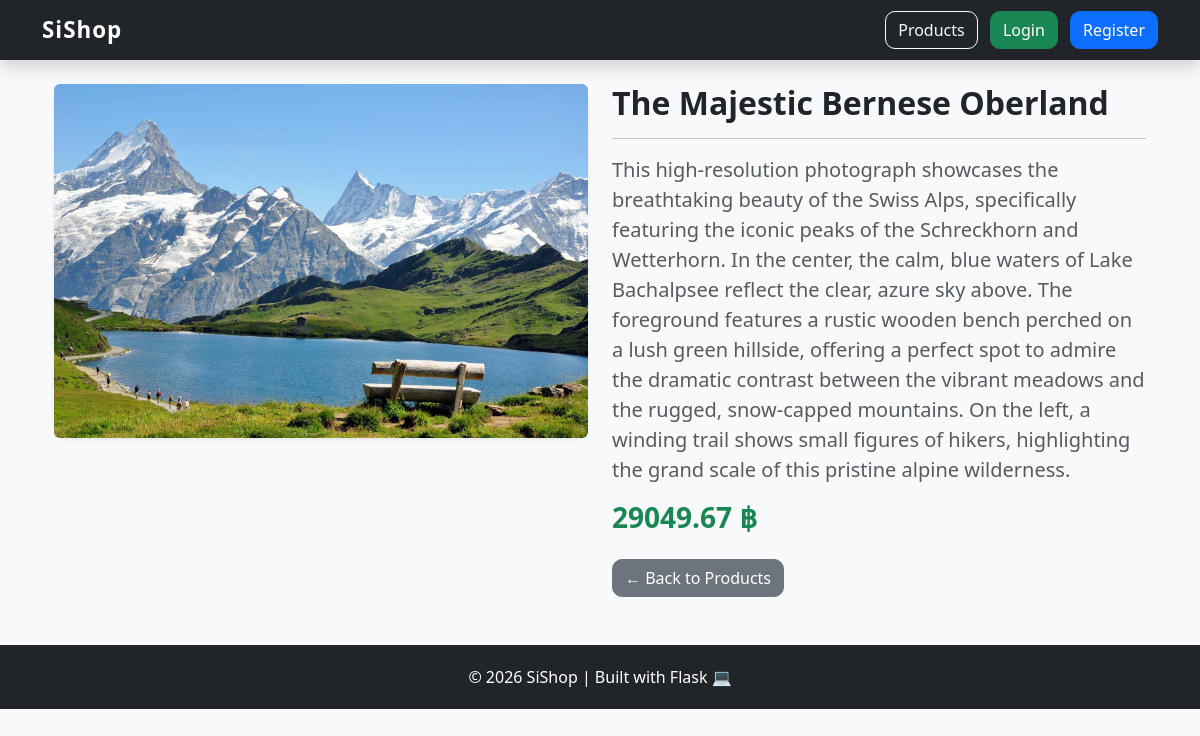
The app's page /product/4 with its own data.
### app.py (models this page shows)
class Product(db.Model):
    id = db.Column(db.Integer, primary_key=True)
    name = db.Column(db.String(200))
    price = db.Column(db.Float)
    description = db.Column(db.Text)
    image = db.Column(db.String(300))  # เพิ่ม field รูป

### app.py (the view)
@app.route("/product/<int:id>")
def product_detail(id):
    product = Product.query.get_or_404(id)
    return render_template("product_detail.html", product=product)

### templates/product_detail.html (shortened to what this page needs)
{% extends "base.html" %}
{% block content %}
<div class="container mt-4">
  <div class="row">
    <div class="col-md-6">
      <div class="card shadow-sm">
        {% if product.image %}
          <img src="{{ url_for('static', filename='uploads/' + product.image) }}"
               class="img-fluid rounded"
               style="max-height:450px; object-fit:cover;">
        {% else %}
          <img src="https://via.placeholder.com/600x450?text=No+Image"
               class="img-fluid rounded">
        {% endif %}
      </div>
    </div>
    <div class="col-md-6">
      <h2 class="fw-bold">{{ product.name }}</h2>
      <hr>
      <p class="text-muted fs-5">
        {{ product.description }}
      </p>
      <h3 class="text-success fw-bold mb-4">
        {{ product.price }} ฿
      </h3>
      <div class="mt-4">
        <a href="/" class="btn btn-secondary">
          ← Back to Products
        </a>
      </div>
    </div>
  </div>
</div>
{% endblock %}

### static/style.css (style rules this page uses)
body { background-color: #f8f9fa; font-family: 'Segoe UI', Tahoma, Geneva, Verdana, sans-serif; }
.card { border: none; border-radius: 15px; transition: all 0.3s ease-in-out; }
.btn { border-radius: 10px; transition: 0.2s ease-in-out; }

### records on screen
Product: image (picture), name "The Majestic Bernese Oberland", description "This high-resolution photograph showcases the breathtaking beauty of the Swiss Alps, specifically featuring the iconic peaks of the Schreckhorn and Wetterhorn. In the center, the calm, blue waters of Lake Bachalpsee reflect the clear, azure sky above. The foreground features a rustic wooden bench perched on a lush green hillside, offering a perfect spot to admire the dramatic contrast between the vibrant meadows and the rugged, snow-capped mountains. On the left, a winding trail shows small figures of hikers, highlighting the grand scale of this pristine alpine wilderness.", price "29049.67"
